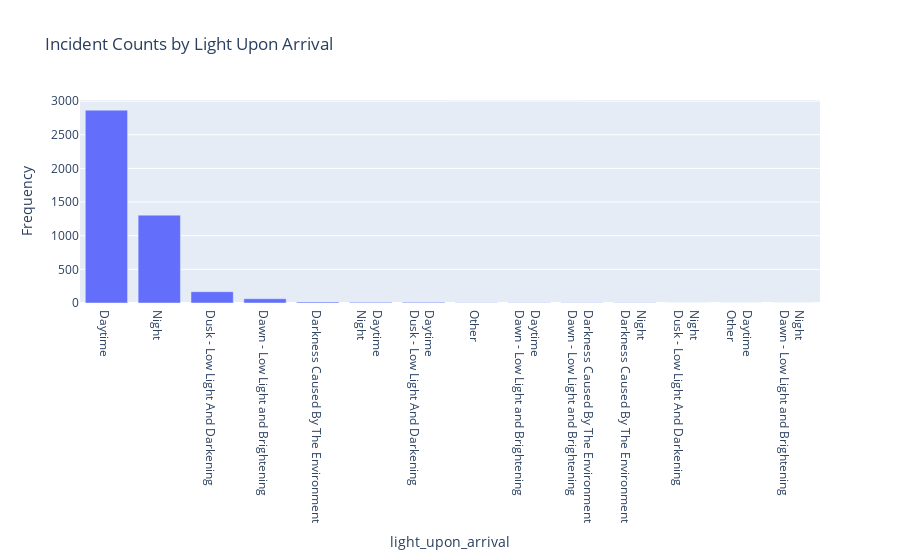

Notebook code for this chart:
### Code cell
# Calls plot_bar_chart function
plot_bar_chart(df['light_upon_arrival'].value_counts(), 'light_upon_arrival', 'Frequency', 'Incident Counts by Light Upon Arrival')

### Figure 1 — Plotly figure (JSON) as saved in the notebook; plotly's stock layout.template omitted (floating-point values rounded to 4 significant figures)
{"data": [{"alignmentgroup": "True", "hovertemplate": "light_upon_arrival=%{x}<br>Frequency=%{y}<extra></extra>", "legendgroup": "", "marker": {"color": "#636efa", "pattern": {"shape": ""}}, "name": "", "offsetgroup": "", "orientation": "v", "showlegend": false, "textposition": "auto", "type": "bar", "x": ["Daytime", "Night", "Dusk - Low Light And Darkening", "Dawn - Low Light and Brightening", "Darkness Caused By The Environment", "Daytime<br>Night", "Daytime<br>Dusk - Low Light And Darkening", "Other", "Daytime<br>Dawn - Low Light and Brightening", "Darkness Caused By The Environment<br>Dawn - Low Light and Brightening", "Night<br>Darkness Caused By The Environment", "Night<br>Dusk - Low Light And Darkening", "Daytime<br>Other", "Night<br>Dawn - Low Light and Brightening"], "xaxis": "x", "y": [2865, 1305, 168, 63, 15, 11, 11, 4, 3, 3, 3, 1, 1, 1], "yaxis": "y"}], "layout": {"barmode": "relative", "legend": {"tracegroupgap": 0}, "title": {"text": "Incident Counts by Light Upon Arrival"}, "xaxis": {"anchor": "y", "domain": [0, 1], "title": {"text": "light_upon_arrival"}}, "yaxis": {"anchor": "x", "domain": [0, 1], "title": {"text": "Frequency"}}}}
